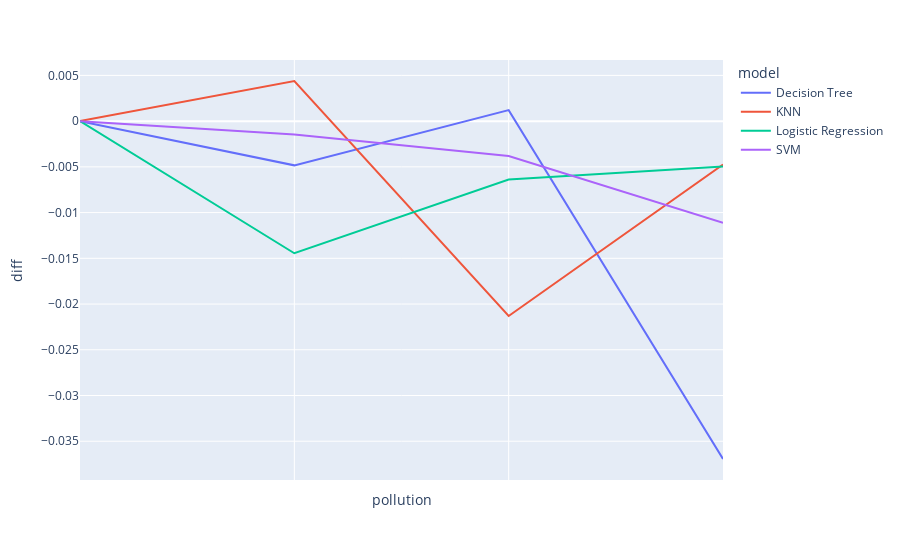

The notebook cell saved with this chart:
### Code cell
viz = agg[agg[pol_col.difference(['completeness'])].isnull().all(axis=1) | agg[pol_col].isnull().all(axis=1)]

fig = px.line(viz.fillna(0), x="pollution", y="diff", color='model')

fig.update_xaxes(showticklabels=False)

fig.show()

### Figure 1 — Plotly figure (JSON) as saved in the notebook; plotly's stock layout.template omitted (floating-point values rounded to 4 significant figures)
{"data": [{"hovertemplate": "model=Decision Tree<br>pollution=%{x}<br>diff=%{y}<extra></extra>", "legendgroup": "Decision Tree", "line": {"color": "#636efa", "dash": "solid"}, "marker": {"symbol": "circle"}, "mode": "lines", "name": "Decision Tree", "orientation": "v", "showlegend": true, "type": "scatter", "x": [0, "completness_pollution_0.2", "completness_pollution_0.4", "completness_pollution_0.6"], "xaxis": "x", "y": [0, -0.004835, 0.001202, -0.03694], "yaxis": "y"}, {"hovertemplate": "model=KNN<br>pollution=%{x}<br>diff=%{y}<extra></extra>", "legendgroup": "KNN", "line": {"color": "#EF553B", "dash": "solid"}, "marker": {"symbol": "circle"}, "mode": "lines", "name": "KNN", "orientation": "v", "showlegend": true, "type": "scatter", "x": [0, "completness_pollution_0.2", "completness_pollution_0.4", "completness_pollution_0.6"], "xaxis": "x", "y": [0, 0.004387, -0.02131, -0.004749], "yaxis": "y"}, {"hovertemplate": "model=Logistic Regression<br>pollution=%{x}<br>diff=%{y}<extra></extra>", "legendgroup": "Logistic Regression", "line": {"color": "#00cc96", "dash": "solid"}, "marker": {"symbol": "circle"}, "mode": "lines", "name": "Logistic Regression", "orientation": "v", "showlegend": true, "type": "scatter", "x": [0, "completness_pollution_0.2", "completness_pollution_0.4", "completness_pollution_0.6"], "xaxis": "x", "y": [0, -0.01444, -0.00639, -0.004956], "yaxis": "y"}, {"hovertemplate": "model=SVM<br>pollution=%{x}<br>diff=%{y}<extra></extra>", "legendgroup": "SVM", "line": {"color": "#ab63fa", "dash": "solid"}, "marker": {"symbol": "circle"}, "mode": "lines", "name": "SVM", "orientation": "v", "showlegend": true, "type": "scatter", "x": [0, "completness_pollution_0.2", "completness_pollution_0.4", "completness_pollution_0.6"], "xaxis": "x", "y": [0, -0.001453, -0.003814, -0.01111], "yaxis": "y"}], "layout": {"legend": {"title": {"text": "model"}, "tracegroupgap": 0}, "margin": {"t": 60}, "xaxis": {"anchor": "y", "domain": [0, 1], "showticklabels": false, "title": {"text": "pollution"}}, "yaxis": {"anchor": "x", "domain": [0, 1], "title": {"text": "diff"}}}}
